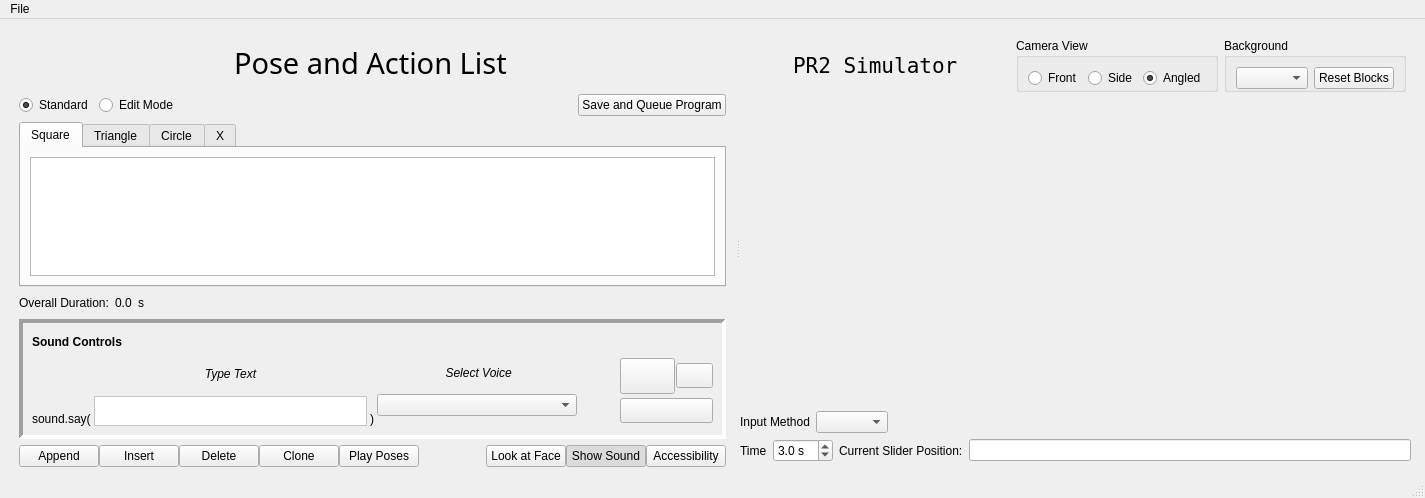
<?xml version="1.0" encoding="UTF-8"?>
<ui version="4.0">
 <class>MainWindow</class>
 <widget class="QMainWindow" name="MainWindow">
  <property name="geometry">
   <rect>
    <x>0</x>
    <y>0</y>
    <width>1425</width>
    <height>498</height>
   </rect>
  </property>
  <property name="windowTitle">
   <string>Genie</string>
  </property>
  <widget class="QWidget" name="centralwidget">
   <property name="windowTitle">
    <string>Form</string>
   </property>
   <layout class="QVBoxLayout" name="verticalLayout">
    <item>
     <widget class="QSplitter" name="splitter">
      <property name="orientation">
       <enum>Qt::Horizontal</enum>
      </property>
      <property name="childrenCollapsible">
       <bool>false</bool>
      </property>
      <widget class="QWidget" name="widget_left">
       <layout class="QVBoxLayout" name="verticalLayout_3">
        <property name="leftMargin">
         <number>10</number>
        </property>
        <property name="topMargin">
         <number>10</number>
        </property>
        <property name="rightMargin">
         <number>10</number>
        </property>
        <item>
         <layout class="QHBoxLayout" name="horizontalLayout_4">
          <property name="topMargin">
           <number>5</number>
          </property>
          <property name="rightMargin">
           <number>5</number>
          </property>
          <property name="bottomMargin">
           <number>5</number>
          </property>
          <item>
           <spacer name="horizontalSpacer">
            <property name="orientation">
             <enum>Qt::Horizontal</enum>
            </property>
            <property name="sizeHint" stdset="0">
             <size>
              <width>40</width>
              <height>20</height>
             </size>
            </property>
           </spacer>
          </item>
          <item>
           <widget class="QLabel" name="label_3">
            <property name="font">
             <font>
              <family>Arial Black</family>
              <pointsize>22</pointsize>
             </font>
            </property>
            <property name="locale">
             <locale language="English" country="UnitedStates"/>
            </property>
            <property name="text">
             <string>Pose and Action List</string>
            </property>
           </widget>
          </item>
          <item>
           <spacer name="horizontalSpacer_2">
            <property name="orientation">
             <enum>Qt::Horizontal</enum>
            </property>
            <property name="sizeHint" stdset="0">
             <size>
              <width>40</width>
              <height>20</height>
             </size>
            </property>
           </spacer>
          </item>
         </layout>
        </item>
        <item>
         <layout class="QHBoxLayout" name="horizontalLayout_7">
          <item>
           <widget class="QRadioButton" name="read_only_model_radioButton">
            <property name="locale">
             <locale language="English" country="UnitedStates"/>
            </property>
            <property name="text">
             <string>Standard</string>
            </property>
            <property name="checked">
             <bool>true</bool>
            </property>
           </widget>
          </item>
          <item>
           <widget class="QRadioButton" name="edit_model_radioButton">
            <property name="text">
             <string>Edit Mode</string>
            </property>
           </widget>
          </item>
          <item>
           <spacer name="horizontalSpacer_6">
            <property name="orientation">
             <enum>Qt::Horizontal</enum>
            </property>
            <property name="sizeHint" stdset="0">
             <size>
              <width>40</width>
              <height>20</height>
             </size>
            </property>
           </spacer>
          </item>
          <item>
           <widget class="QPushButton" name="save_and_queue_program_pushButton">
            <property name="locale">
             <locale language="English" country="UnitedStates"/>
            </property>
            <property name="text">
             <string>Save and Queue Program</string>
            </property>
           </widget>
          </item>
         </layout>
        </item>
        <item>
         <widget class="QTabWidget" name="PoseList_tabWidget">
          <property name="locale">
           <locale language="English" country="UnitedStates"/>
          </property>
          <property name="currentIndex">
           <number>0</number>
          </property>
          <widget class="QWidget" name="square_tab">
           <attribute name="title">
            <string>Square</string>
           </attribute>
           <layout class="QVBoxLayout" name="verticalLayout_2">
            <item>
             <widget class="QTableView" name="square_tableView">
              <property name="acceptDrops">
               <bool>true</bool>
              </property>
              <property name="dragEnabled">
               <bool>true</bool>
              </property>
              <property name="dragDropMode">
               <enum>QAbstractItemView::InternalMove</enum>
              </property>
              <property name="defaultDropAction">
               <enum>Qt::MoveAction</enum>
              </property>
              <property name="selectionMode">
               <enum>QAbstractItemView::SingleSelection</enum>
              </property>
              <property name="selectionBehavior">
               <enum>QAbstractItemView::SelectRows</enum>
              </property>
             </widget>
            </item>
           </layout>
          </widget>
          <widget class="QWidget" name="triangle_tab">
           <attribute name="title">
            <string>Triangle</string>
           </attribute>
           <layout class="QVBoxLayout" name="verticalLayout_4">
            <item>
             <widget class="QTableView" name="triangle_tableView">
              <property name="dragEnabled">
               <bool>true</bool>
              </property>
              <property name="dragDropMode">
               <enum>QAbstractItemView::InternalMove</enum>
              </property>
              <property name="defaultDropAction">
               <enum>Qt::MoveAction</enum>
              </property>
              <property name="selectionMode">
               <enum>QAbstractItemView::SingleSelection</enum>
              </property>
              <property name="selectionBehavior">
               <enum>QAbstractItemView::SelectRows</enum>
              </property>
             </widget>
            </item>
           </layout>
          </widget>
          <widget class="QWidget" name="circle_tab">
           <attribute name="title">
            <string>Circle</string>
           </attribute>
           <layout class="QVBoxLayout" name="verticalLayout_6">
            <item>
             <widget class="QTableView" name="circle_tableView">
              <property name="dragEnabled">
               <bool>true</bool>
              </property>
              <property name="dragDropMode">
               <enum>QAbstractItemView::InternalMove</enum>
              </property>
              <property name="defaultDropAction">
               <enum>Qt::MoveAction</enum>
              </property>
              <property name="selectionMode">
               <enum>QAbstractItemView::SingleSelection</enum>
              </property>
              <property name="selectionBehavior">
               <enum>QAbstractItemView::SelectRows</enum>
              </property>
             </widget>
            </item>
           </layout>
          </widget>
          <widget class="QWidget" name="x_tab">
           <attribute name="title">
            <string>X</string>
           </attribute>
           <layout class="QVBoxLayout" name="verticalLayout_5">
            <item>
             <widget class="QTableView" name="x_tableView">
              <property name="dragEnabled">
               <bool>true</bool>
              </property>
              <property name="dragDropMode">
               <enum>QAbstractItemView::InternalMove</enum>
              </property>
              <property name="defaultDropAction">
               <enum>Qt::MoveAction</enum>
              </property>
              <property name="selectionMode">
               <enum>QAbstractItemView::SingleSelection</enum>
              </property>
              <property name="selectionBehavior">
               <enum>QAbstractItemView::SelectRows</enum>
              </property>
             </widget>
            </item>
           </layout>
          </widget>
         </widget>
        </item>
        <item>
         <layout class="QHBoxLayout" name="horizontalLayout_5">
          <item>
           <widget class="QLabel" name="sequence_duration_prefix_label">
            <property name="locale">
             <locale language="English" country="UnitedStates"/>
            </property>
            <property name="text">
             <string>Overall Duration:</string>
            </property>
           </widget>
          </item>
          <item>
           <widget class="QLabel" name="sequence_duration_label">
            <property name="locale">
             <locale language="English" country="UnitedStates"/>
            </property>
            <property name="text">
             <string>0.0</string>
            </property>
           </widget>
          </item>
          <item>
           <widget class="QLabel" name="sequence_duration_suffix_label">
            <property name="locale">
             <locale language="English" country="UnitedStates"/>
            </property>
            <property name="text">
             <string>s</string>
            </property>
           </widget>
          </item>
          <item>
           <spacer name="horizontalSpacer_5">
            <property name="orientation">
             <enum>Qt::Horizontal</enum>
            </property>
            <property name="sizeHint" stdset="0">
             <size>
              <width>40</width>
              <height>20</height>
             </size>
            </property>
           </spacer>
          </item>
         </layout>
        </item>
        <item>
         <widget class="QFrame" name="toolsPaneFrame">
          <property name="sizePolicy">
           <sizepolicy hsizetype="Preferred" vsizetype="Preferred">
            <horstretch>0</horstretch>
            <verstretch>0</verstretch>
           </sizepolicy>
          </property>
          <property name="minimumSize">
           <size>
            <width>0</width>
            <height>120</height>
           </size>
          </property>
          <property name="maximumSize">
           <size>
            <width>16777215</width>
            <height>120</height>
           </size>
          </property>
          <property name="styleSheet">
           <string notr="true">border-color: rgb(13, 23, 211)</string>
          </property>
          <property name="frameShape">
           <enum>QFrame::Panel</enum>
          </property>
          <property name="frameShadow">
           <enum>QFrame::Sunken</enum>
          </property>
          <property name="lineWidth">
           <number>4</number>
          </property>
          <property name="midLineWidth">
           <number>2</number>
          </property>
          <layout class="QHBoxLayout" name="horizontalLayout_8">
           <item>
            <layout class="QVBoxLayout" name="soundControlOuterVBox">
             <property name="spacing">
              <number>3</number>
             </property>
             <property name="sizeConstraint">
              <enum>QLayout::SetNoConstraint</enum>
             </property>
             <item>
              <layout class="QHBoxLayout" name="selectVoiceTypeTextHBox">
               <property name="spacing">
                <number>0</number>
               </property>
               <property name="bottomMargin">
                <number>0</number>
               </property>
               <item>
                <widget class="QLabel" name="soundControlsLabel">
                 <property name="font">
                  <font>
                   <weight>75</weight>
                   <bold>true</bold>
                  </font>
                 </property>
                 <property name="text">
                  <string>Sound Controls</string>
                 </property>
                </widget>
               </item>
               <item>
                <spacer name="horizontalSpacer_10">
                 <property name="orientation">
                  <enum>Qt::Horizontal</enum>
                 </property>
                 <property name="sizeHint" stdset="0">
                  <size>
                   <width>40</width>
                   <height>20</height>
                  </size>
                 </property>
                </spacer>
               </item>
               <item>
                <spacer name="horizontalSpacer_12">
                 <property name="orientation">
                  <enum>Qt::Horizontal</enum>
                 </property>
                 <property name="sizeHint" stdset="0">
                  <size>
                   <width>40</width>
                   <height>20</height>
                  </size>
                 </property>
                </spacer>
               </item>
               <item>
                <spacer name="horizontalSpacer_11">
                 <property name="orientation">
                  <enum>Qt::Horizontal</enum>
                 </property>
                 <property name="sizeHint" stdset="0">
                  <size>
                   <width>40</width>
                   <height>20</height>
                  </size>
                 </property>
                </spacer>
               </item>
              </layout>
             </item>
             <item>
              <layout class="QHBoxLayout" name="labelEntryFieldControlsHBox_2">
               <item>
                <widget class="QLabel" name="soundSayLabel">
                 <property name="text">
                  <string>sound.say(</string>
                 </property>
                 <property name="alignment">
                  <set>Qt::AlignBottom|Qt::AlignLeading|Qt::AlignLeft</set>
                 </property>
                </widget>
               </item>
               <item>
                <layout class="QVBoxLayout" name="verticalLayout_11">
                 <item>
                  <widget class="QLabel" name="selectVoiceLabel">
                   <property name="font">
                    <font>
                     <italic>true</italic>
                    </font>
                   </property>
                   <property name="text">
                    <string>Type Text</string>
                   </property>
                   <property name="alignment">
                    <set>Qt::AlignCenter</set>
                   </property>
                  </widget>
                 </item>
                 <item>
                  <widget class="QPlainTextEdit" name="speechTextBox">
                   <property name="maximumSize">
                    <size>
                     <width>16777215</width>
                     <height>30</height>
                    </size>
                   </property>
                   <property name="styleSheet">
                    <string notr="true">color : black;
background-color : white</string>
                   </property>
                  </widget>
                 </item>
                </layout>
               </item>
               <item>
                <widget class="QLabel" name="rightParenLabel">
                 <property name="styleSheet">
                  <string notr="true"/>
                 </property>
                 <property name="text">
                  <string>)</string>
                 </property>
                 <property name="alignment">
                  <set>Qt::AlignBottom|Qt::AlignLeading|Qt::AlignLeft</set>
                 </property>
                </widget>
               </item>
               <item>
                <layout class="QVBoxLayout" name="verticalLayout_10">
                 <item>
                  <widget class="QLabel" name="typeTextLabel">
                   <property name="maximumSize">
                    <size>
                     <width>200</width>
                     <height>20</height>
                    </size>
                   </property>
                   <property name="font">
                    <font>
                     <italic>true</italic>
                    </font>
                   </property>
                   <property name="text">
                    <string> Select Voice</string>
                   </property>
                   <property name="alignment">
                    <set>Qt::AlignCenter</set>
                   </property>
                  </widget>
                 </item>
                 <item>
                  <widget class="QComboBox" name="voiceComboBox">
                   <property name="sizePolicy">
                    <sizepolicy hsizetype="MinimumExpanding" vsizetype="Fixed">
                     <horstretch>0</horstretch>
                     <verstretch>0</verstretch>
                    </sizepolicy>
                   </property>
                   <property name="maximumSize">
                    <size>
                     <width>200</width>
                     <height>16777215</height>
                    </size>
                   </property>
                   <property name="styleSheet">
                    <string notr="true">ComboBox QAbstractItemView {
     border: 2px solid darkgray;
     selection-background-color: green;
     QListView :item {color : white;} 
 }</string>
                   </property>
                  </widget>
                 </item>
                </layout>
               </item>
               <item>
                <spacer name="horizontalSpacer_9">
                 <property name="orientation">
                  <enum>Qt::Horizontal</enum>
                 </property>
                 <property name="sizeType">
                  <enum>QSizePolicy::Fixed</enum>
                 </property>
                 <property name="sizeHint" stdset="0">
                  <size>
                   <width>40</width>
                   <height>20</height>
                  </size>
                 </property>
                </spacer>
               </item>
               <item>
                <layout class="QVBoxLayout" name="insertSayAndPlayControlsVBox_2">
                 <property name="spacing">
                  <number>1</number>
                 </property>
                 <item>
                  <layout class="QHBoxLayout" name="voiceCombAndTapeRecButtonsHBox">
                   <item>
                    <widget class="QPushButton" name="speechPlayButton">
                     <property name="font">
                      <font>
                       <family>Webdings</family>
                       <pointsize>15</pointsize>
                      </font>
                     </property>
                     <property name="text">
                      <string/>
                     </property>
                     <property name="icon">
                      <iconset>
                       <normaloff>../icons/play.png</normaloff>../icons/play.png</iconset>
                     </property>
                    </widget>
                   </item>
                   <item>
                    <widget class="QPushButton" name="speechStopButton">
                     <property name="font">
                      <font>
                       <family>Webdings</family>
                       <pointsize>9</pointsize>
                      </font>
                     </property>
                     <property name="text">
                      <string/>
                     </property>
                     <property name="icon">
                      <iconset>
                       <normaloff>../icons/stop.png</normaloff>../icons/stop.png</iconset>
                     </property>
                    </widget>
                   </item>
                  </layout>
                 </item>
                 <item>
                  <layout class="QHBoxLayout" name="horizontalLayout_12">
                   <item>
                    <widget class="QPushButton" name="speechInsertButton">
                     <property name="font">
                      <font>
                       <family>Webdings</family>
                      </font>
                     </property>
                     <property name="styleSheet">
                      <string notr="true">color: rgb(216, 54, 54)</string>
                     </property>
                     <property name="text">
                      <string/>
                     </property>
                     <property name="icon">
                      <iconset>
                       <normaloff>../icons/recordIcon.png</normaloff>../icons/recordIcon.png</iconset>
                     </property>
                    </widget>
                   </item>
                  </layout>
                 </item>
                </layout>
               </item>
              </layout>
             </item>
            </layout>
           </item>
          </layout>
         </widget>
        </item>
        <item>
         <layout class="QHBoxLayout" name="horizontalLayout_36">
          <property name="spacing">
           <number>0</number>
          </property>
          <item>
           <widget class="QPushButton" name="append_pushButton">
            <property name="toolTip">
             <string>Append current pose to the end of the list</string>
            </property>
            <property name="locale">
             <locale language="English" country="UnitedStates"/>
            </property>
            <property name="text">
             <string>Append</string>
            </property>
           </widget>
          </item>
          <item>
           <widget class="QPushButton" name="insert_before_pushButton">
            <property name="toolTip">
             <string>Insert current pose before selected pose</string>
            </property>
            <property name="locale">
             <locale language="English" country="UnitedStates"/>
            </property>
            <property name="text">
             <string>Insert</string>
            </property>
           </widget>
          </item>
          <item>
           <widget class="QPushButton" name="delete_selected_pushButton">
            <property name="toolTip">
             <string>Deleted selected pose from list</string>
            </property>
            <property name="locale">
             <locale language="English" country="UnitedStates"/>
            </property>
            <property name="text">
             <string>Delete</string>
            </property>
           </widget>
          </item>
          <item>
           <widget class="QPushButton" name="clone_selected_pushButton">
            <property name="toolTip">
             <string>Clone selected pose and insert it after the selected pose</string>
            </property>
            <property name="locale">
             <locale language="English" country="UnitedStates"/>
            </property>
            <property name="text">
             <string>Clone</string>
            </property>
           </widget>
          </item>
          <item>
           <widget class="QPushButton" name="run_sequence_from_selection_pushButton">
            <property name="toolTip">
             <string>Play sequence starting from selected row</string>
            </property>
            <property name="locale">
             <locale language="English" country="UnitedStates"/>
            </property>
            <property name="text">
             <string>Play Poses</string>
            </property>
           </widget>
          </item>
          <item>
           <spacer name="horizontalSpacer_4">
            <property name="orientation">
             <enum>Qt::Horizontal</enum>
            </property>
            <property name="sizeHint" stdset="0">
             <size>
              <width>40</width>
              <height>20</height>
             </size>
            </property>
           </spacer>
          </item>
          <item>
           <widget class="QPushButton" name="find_face_pushButton">
            <property name="toolTip">
             <string>Look at the closest face</string>
            </property>
            <property name="text">
             <string>Look at Face</string>
            </property>
           </widget>
          </item>
          <item>
           <widget class="QPushButton" name="showSoundButton">
            <property name="text">
             <string>Show Sound</string>
            </property>
            <property name="shortcut">
             <string>Ctrl+T</string>
            </property>
            <property name="checkable">
             <bool>true</bool>
            </property>
            <property name="checked">
             <bool>true</bool>
            </property>
           </widget>
          </item>
          <item>
           <widget class="QPushButton" name="accessibilityButton">
            <property name="text">
             <string>Accessibility</string>
            </property>
           </widget>
          </item>
         </layout>
        </item>
       </layout>
      </widget>
      <widget class="QWidget" name="widget_right">
       <layout class="QVBoxLayout" name="robot_view_verticalLayout" stretch="0,1,0,0">
        <property name="topMargin">
         <number>5</number>
        </property>
        <property name="rightMargin">
         <number>5</number>
        </property>
        <property name="bottomMargin">
         <number>5</number>
        </property>
        <item>
         <layout class="QHBoxLayout" name="horizontalLayout">
          <property name="topMargin">
           <number>5</number>
          </property>
          <property name="rightMargin">
           <number>5</number>
          </property>
          <property name="bottomMargin">
           <number>5</number>
          </property>
          <item>
           <spacer name="horizontalSpacer_3">
            <property name="orientation">
             <enum>Qt::Horizontal</enum>
            </property>
            <property name="sizeHint" stdset="0">
             <size>
              <width>40</width>
              <height>20</height>
             </size>
            </property>
           </spacer>
          </item>
          <item>
           <widget class="QLabel" name="PR2_Simulator_label">
            <property name="font">
             <font>
              <family>Andale Mono</family>
              <pointsize>16</pointsize>
             </font>
            </property>
            <property name="locale">
             <locale language="English" country="UnitedStates"/>
            </property>
            <property name="text">
             <string>PR2 Simulator</string>
            </property>
           </widget>
          </item>
          <item>
           <spacer name="horizontalSpacer_7">
            <property name="orientation">
             <enum>Qt::Horizontal</enum>
            </property>
            <property name="sizeHint" stdset="0">
             <size>
              <width>40</width>
              <height>20</height>
             </size>
            </property>
           </spacer>
          </item>
          <item>
           <widget class="QGroupBox" name="views_groupBox">
            <property name="title">
             <string>Camera View</string>
            </property>
            <property name="flat">
             <bool>true</bool>
            </property>
            <layout class="QHBoxLayout" name="horizontalLayout_6">
             <property name="bottomMargin">
              <number>0</number>
             </property>
             <item>
              <widget class="QRadioButton" name="front_view_radioButton">
               <property name="locale">
                <locale language="English" country="UnitedStates"/>
               </property>
               <property name="text">
                <string>Front</string>
               </property>
              </widget>
             </item>
             <item>
              <widget class="QRadioButton" name="side_view_radioButton">
               <property name="locale">
                <locale language="English" country="UnitedStates"/>
               </property>
               <property name="text">
                <string>Side</string>
               </property>
               <property name="checked">
                <bool>false</bool>
               </property>
              </widget>
             </item>
             <item>
              <widget class="QRadioButton" name="angled_view_radioButton">
               <property name="locale">
                <locale language="English" country="UnitedStates"/>
               </property>
               <property name="text">
                <string>Angled</string>
               </property>
               <property name="checked">
                <bool>true</bool>
               </property>
              </widget>
             </item>
            </layout>
           </widget>
          </item>
          <item>
           <widget class="QGroupBox" name="groupBox">
            <property name="title">
             <string>Background</string>
            </property>
            <layout class="QHBoxLayout" name="horizontalLayout_2">
             <property name="bottomMargin">
              <number>0</number>
             </property>
             <item>
              <widget class="QComboBox" name="scene_comboBox"/>
             </item>
             <item>
              <widget class="QPushButton" name="reset_sim_pushButton">
               <property name="locale">
                <locale language="English" country="UnitedStates"/>
               </property>
               <property name="text">
                <string>Reset Blocks</string>
               </property>
              </widget>
             </item>
            </layout>
           </widget>
          </item>
         </layout>
        </item>
        <item>
         <widget class="QWidget" name="robot_view_widget" native="true">
          <property name="locale">
           <locale language="English" country="UnitedStates"/>
          </property>
         </widget>
        </item>
        <item>
         <layout class="QHBoxLayout" name="input_method_horizontalLayout">
          <item>
           <widget class="QLabel" name="input_method_label">
            <property name="locale">
             <locale language="English" country="UnitedStates"/>
            </property>
            <property name="text">
             <string>Input Method</string>
            </property>
           </widget>
          </item>
          <item>
           <widget class="QComboBox" name="input_method_comboBox"/>
          </item>
          <item>
           <spacer name="horizontalSpacer_8">
            <property name="orientation">
             <enum>Qt::Horizontal</enum>
            </property>
            <property name="sizeHint" stdset="0">
             <size>
              <width>40</width>
              <height>20</height>
             </size>
            </property>
           </spacer>
          </item>
         </layout>
        </item>
        <item>
         <layout class="QHBoxLayout" name="horizontalLayout_3">
          <item>
           <widget class="QLabel" name="label">
            <property name="locale">
             <locale language="English" country="UnitedStates"/>
            </property>
            <property name="text">
             <string>Time</string>
            </property>
           </widget>
          </item>
          <item>
           <widget class="QDoubleSpinBox" name="duration_doubleSpinBox">
            <property name="locale">
             <locale language="English" country="UnitedStates"/>
            </property>
            <property name="suffix">
             <string> s</string>
            </property>
            <property name="decimals">
             <number>1</number>
            </property>
            <property name="minimum">
             <double>0.500000000000000</double>
            </property>
            <property name="maximum">
             <double>10.000000000000000</double>
            </property>
            <property name="singleStep">
             <double>0.500000000000000</double>
            </property>
            <property name="value">
             <double>3.000000000000000</double>
            </property>
           </widget>
          </item>
          <item>
           <widget class="QLabel" name="label_2">
            <property name="locale">
             <locale language="English" country="UnitedStates"/>
            </property>
            <property name="text">
             <string>Current Slider Position:</string>
            </property>
           </widget>
          </item>
          <item>
           <widget class="QLineEdit" name="lineEdit">
            <property name="locale">
             <locale language="English" country="UnitedStates"/>
            </property>
           </widget>
          </item>
         </layout>
        </item>
       </layout>
      </widget>
     </widget>
    </item>
   </layout>
  </widget>
  <widget class="QMenuBar" name="menubar">
   <property name="geometry">
    <rect>
     <x>0</x>
     <y>0</y>
     <width>1425</width>
     <height>25</height>
    </rect>
   </property>
   <widget class="QMenu" name="menuFile">
    <property name="title">
     <string>File</string>
    </property>
    <addaction name="actionOpen"/>
    <addaction name="actionSave_As"/>
    <addaction name="actionSave_Screenshot"/>
    <addaction name="separator"/>
    <addaction name="actionClear_All"/>
    <addaction name="separator"/>
    <addaction name="actionDefault_Pose"/>
    <addaction name="actionTest_Program"/>
    <addaction name="actionQueue_Program"/>
    <addaction name="separator"/>
    <addaction name="actionExit"/>
   </widget>
   <addaction name="menuFile"/>
  </widget>
  <widget class="QStatusBar" name="statusbar"/>
  <action name="actionSave_Video">
   <property name="text">
    <string>Save Video</string>
   </property>
  </action>
  <action name="actionSave_As">
   <property name="text">
    <string>Save As...</string>
   </property>
   <property name="toolTip">
    <string>Save As...</string>
   </property>
  </action>
  <action name="actionClear_All">
   <property name="text">
    <string>Clear All</string>
   </property>
  </action>
  <action name="actionTest_Program">
   <property name="text">
    <string>Run Program</string>
   </property>
   <property name="toolTip">
    <string>Run Program</string>
   </property>
  </action>
  <action name="actionExit">
   <property name="text">
    <string>Exit</string>
   </property>
  </action>
  <action name="actionOpen">
   <property name="text">
    <string>Open...</string>
   </property>
  </action>
  <action name="actionQueue_Program">
   <property name="text">
    <string>Queue Program...</string>
   </property>
   <property name="iconText">
    <string>Queue Program...</string>
   </property>
   <property name="toolTip">
    <string>Queue Program...</string>
   </property>
  </action>
  <action name="actionDefault_Pose">
   <property name="text">
    <string>Append Default Pose</string>
   </property>
   <property name="toolTip">
    <string>Append Default Pose</string>
   </property>
  </action>
  <action name="actionSave_Screenshot">
   <property name="text">
    <string>Save Screenshot</string>
   </property>
  </action>
 </widget>
 <resources/>
 <connections/>
</ui>
